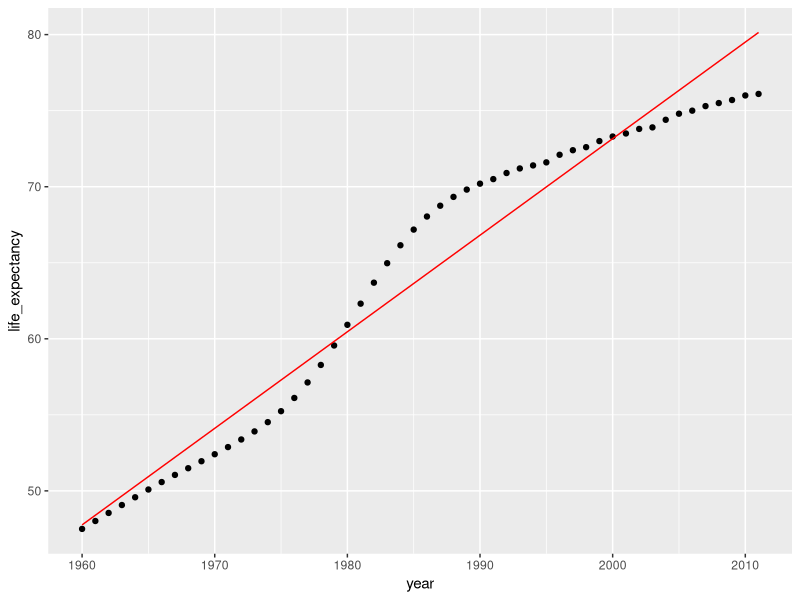
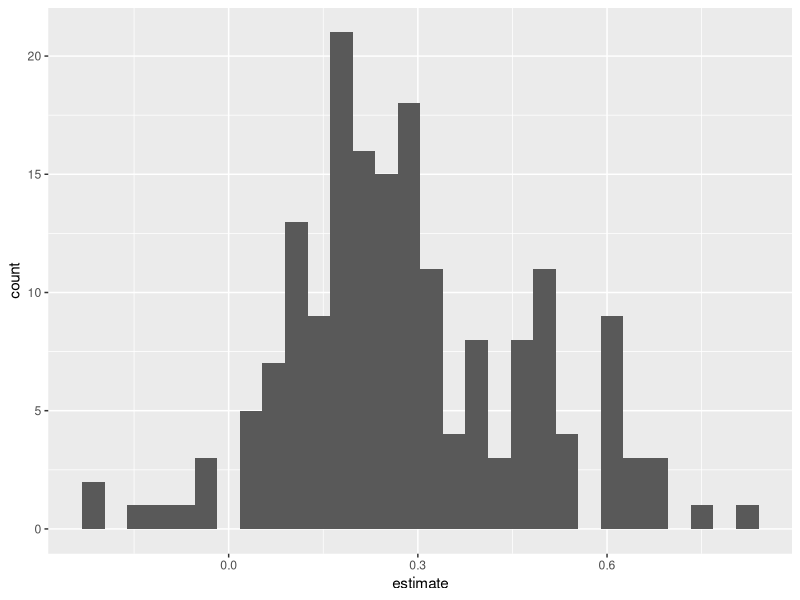
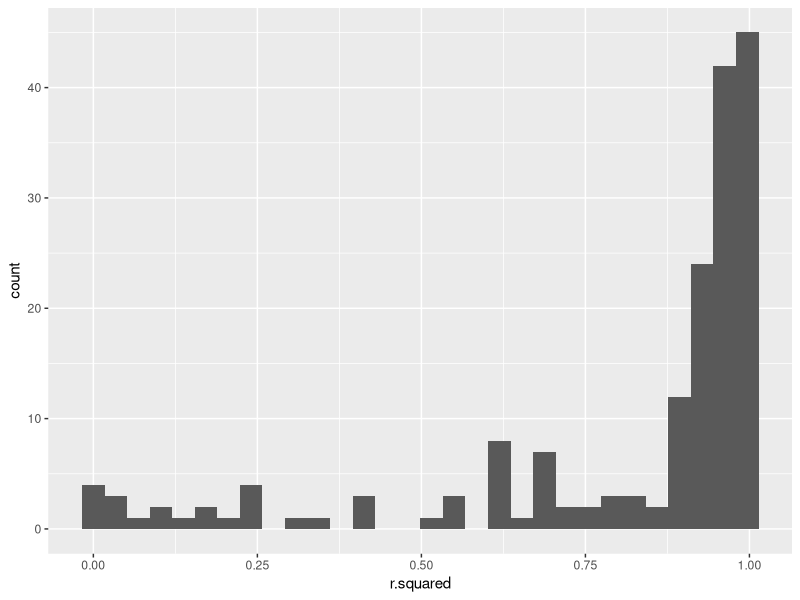
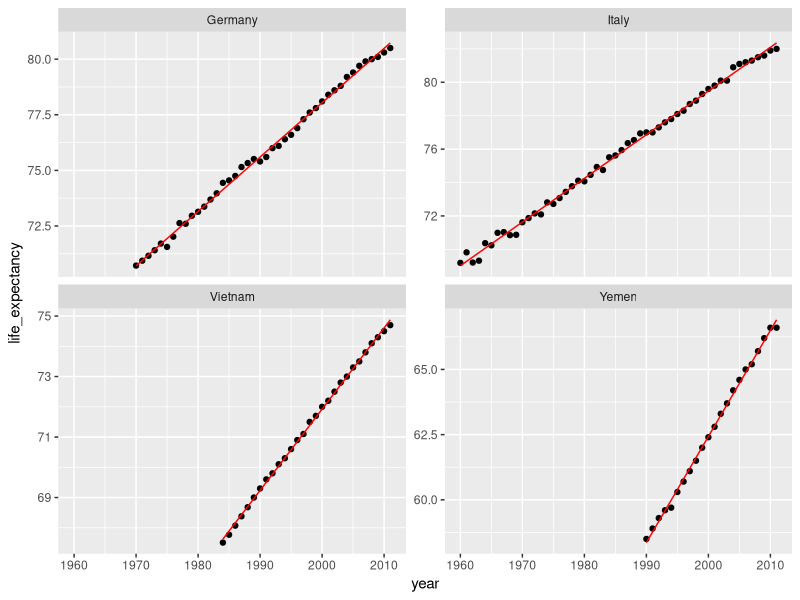
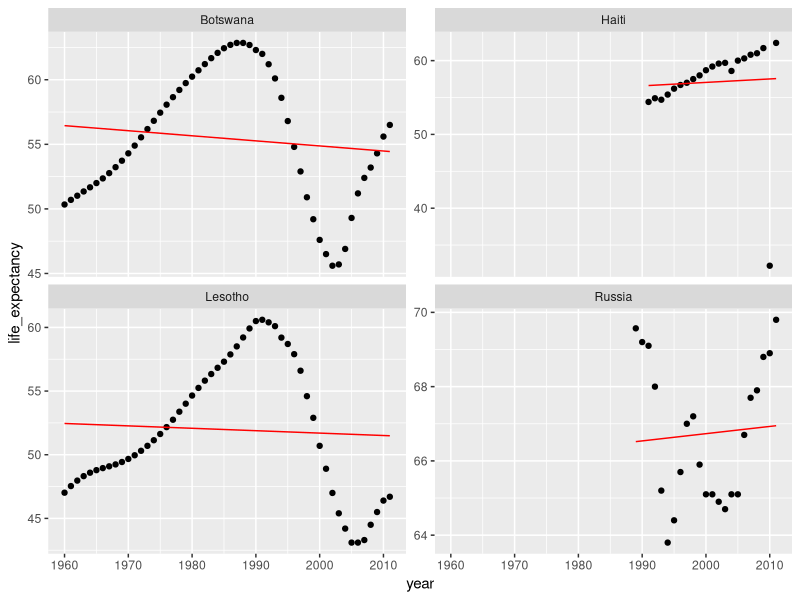

The R source for these figures, in order:
# install.packages('dslabs')
# install.packages('rsample')
# install.packages('ranger')
library(tidyverse)
library(dslabs)

setwd('C:/Users/angel/Documents/GitHub/ml-with-tidyverse')

##### foundations of tidy machine learning #####

# Explore gapminder
head(gapminder)

gapminder <- na.omit(gapminder)
# Prepare the nested dataframe gap_nested

gapminder$continent <- NULL
gapminder$region <- NULL

gap_nested <- gapminder %>% 
  group_by(country) %>% 
  nest()

# Explore gap_nested
head(gap_nested)

# Create the unnested dataframe called gap_unnnested
gap_unnested <- gap_nested %>% 
  unnest()

# Confirm that your data was not modified  
identical(gapminder, gap_unnested)

# Extract the data of Algeria
algeria_df <- gap_nested$data[[2]]
algeria_df <- na.omit(algeria_df)

# Calculate the minimum of the population vector
min(algeria_df$population)

# Calculate the maximum of the population vector
max(algeria_df$population)

# Calculate the mean of the population vector
mean(algeria_df$population)

# Calculate the mean population for each country
pop_nested <- gap_nested %>%
  mutate(mean_pop = map(data, ~mean(.x$population)))

# Take a look at pop_nested
head(pop_nested)

# Extract the mean_pop value by using unnest
pop_mean <- pop_nested %>% 
  unnest(mean_pop)

# Take a look at pop_mean
head(pop_mean)

# Calculate mean population and store result as a double
pop_mean <- gap_nested %>%
  mutate(mean_pop = map_dbl(data, ~mean(.x$population)))

# Take a look at pop_mean
head(pop_mean)

# Build a linear model for each country
gap_models <- gap_nested %>%
  mutate(model = map(data, ~lm(formula = life_expectancy~year, data = .x)))

# Extract the model for Algeria    
algeria_model <- gap_models$model[[1]]

# View the summary for the Algeria model
summary(algeria_model)

library(broom)

# Extract the coefficients of the algeria_model as a dataframe
tidy(algeria_model)

# Extract the statistics of the algeria_model as a dataframe
glance(algeria_model)

# Build the augmented dataframe
algeria_fitted <- augment(algeria_model)

# Compare the predicted values with the actual values of life expectancy
algeria_fitted %>% 
  ggplot(aes(x = year)) +
  geom_point(aes(y = life_expectancy)) + 
  geom_line(aes(y = .fitted), color = "red")

##### multiple models with broom #####

# Extract the coefficient statistics of each model into nested dataframes
model_coef_nested <- gap_models %>% 
  mutate(coef = map(model, ~tidy(.x)))

# Simplify the coef dataframes for each model    
model_coef <- model_coef_nested %>%
  unnest(coef)

# Plot a histogram of the coefficient estimates for year         
model_coef %>% 
  filter(term == "year") %>% 
  ggplot(aes(x = estimate)) +
  geom_histogram()

# Extract the fit statistics of each model into dataframes
model_perf_nested <- gap_models %>% 
  mutate(fit = map(model, ~glance(.x)))

# Simplify the fit dataframes for each model    
model_perf <- model_perf_nested %>% 
  unnest(fit)

# Look at the first six rows of model_perf
head(model_perf)

# Plot a histogram of rsquared for the 77 models    
model_perf %>% 
  ggplot(aes(x = r.squared)) + 
  geom_histogram()  

# Extract the 4 best fitting models
best_fit <- top_n(as.data.frame(model_perf), 4,  r.squared)

# Extract the 4 models with the worst fit
worst_fit <- top_n(as.data.frame(model_perf), 4,  -r.squared)

best_augmented <- best_fit %>% 
  # Build the augmented dataframe for each country model
  mutate(augmented = map(model, ~augment(.x))) %>% 
  # Expand the augmented dataframes
  unnest(augmented)

worst_augmented <- worst_fit %>% 
  # Build the augmented dataframe for each country model
  mutate(augmented = map(model, ~augment(.x))) %>% 
  # Expand the augmented dataframes
  unnest(augmented)

# Compare the predicted values with the actual values of life expectancy 
# for the top 4 best fitting models
best_augmented %>% 
  ggplot(aes(x = year)) +
  geom_point(aes(y = life_expectancy)) + 
  geom_line(aes(y = .fitted), color = "red") +
  facet_wrap(~country, scales = "free_y")

# Compare the predicted values with the actual values of life expectancy 
# for the top 4 worst fitting models
worst_augmented %>% 
  ggplot(aes(x = year)) +
  geom_point(aes(y = life_expectancy)) + 
  geom_line(aes(y = .fitted), color = "red") +
  facet_wrap(~country, scales = "free_y")

# Build a linear model for each country using all features

gap_fullmodel <- gap_nested %>% 
  mutate(model = map(data, ~lm(formula = life_expectancy ~ ., data = .x)))


fullmodel_perf <- gap_fullmodel %>% 
  # Extract the fit statistics of each model into dataframes
  mutate(fit = map(model, ~glance(.x))) %>% 
  # Simplify the fit dataframes for each model
  unnest(fit)

# View the performance for the four countries with the worst fitting 
# four simple models you looked at before
fullmodel_perf %>% 
  filter(country %in% worst_fit$country) %>% 
  select(country, adj.r.squared)

#### Build, Tune & Evaluate Regression Models ####

library(rsample)

set.seed(42)

# Prepare the initial split object
gap_split <- initial_split(gapminder, prop = 0.75)

# Extract the training dataframe
training_data <- training(gap_split)

# Extract the testing dataframe
testing_data <- testing(gap_split)

# Calculate the dimensions of both training_data and testing_data
dim(training_data)
dim(testing_data)

set.seed(42)

# Prepare the dataframe containing the cross validation partitions
cv_split <- vfold_cv(training_data, v = 5)

cv_data <- cv_split %>% 
  mutate(
    # Extract the train dataframe for each split
    train = map(splits, ~training(.x)), 
    # Extract the validate dataframe for each split
    validate = map(splits, ~testing(.x))
  )

# Use head() to preview cv_data
head(cv_data)

# Build a model using the train data for each fold of the cross validation
cv_models_lm <- cv_data %>% 
  mutate(model = map(train, ~lm(formula = life_expectancy ~ ., data = .x)))

cv_prep_lm <- cv_models_lm %>% 
  mutate(
    # Extract the recorded life expectancy for the records in the validate dataframes
    validate_actual = map(validate, ~.x$life_expectancy),
    # Predict life expectancy for each validate set using its corresponding model
    validate_predicted = map2(.x = model, .y = validate, ~predict(.x, .y))
  )

library(Metrics)
# Calculate the mean absolute error for each validate fold       
cv_eval_lm <- cv_prep_lm %>% 
  mutate(validate_mae = map2_dbl(validate_actual, validate_predicted, ~mae(actual = .x, predicted = .y)))

# Print the validate_mae column
cv_eval_lm$validate_mae

# Calculate the mean of validate_mae column
mean(cv_eval_lm$validate_mae)

library(ranger)

# Build a random forest model for each fold
cv_models_rf <- cv_data %>% 
  mutate(model = map(train, ~ranger(formula = life_expectancy ~., data = .x,
                                    num.trees = 100, seed = 42)))

# Generate predictions using the random forest model
cv_prep_rf <- cv_models_rf %>% 
  mutate(# Extract the recorded life expectancy for the records in the validate dataframes
    validate_actual = map(validate, ~.x$life_expectancy),
    validate_predicted = map2(.x = model, .y = validate, ~predict(.x, .y)$predictions))

# Calculate validate MAE for each fold
cv_eval_rf <- cv_prep_rf %>% 
  mutate(validate_mae = map2_dbl(validate_actual, validate_predicted, ~mae(actual = .x, predicted = .y)))

# Print the validate_mae column
print(cv_eval_rf$validate_mae)

# Calculate the mean of validate_mae column
mean(cv_eval_rf$validate_mae)

# Prepare for tuning your cross validation folds by varying mtry
cv_tune <- cv_data %>% 
  crossing(mtry = 2:5) 

# Build a model for each fold & mtry combination
cv_model_tunerf <- cv_tune %>% 
  mutate(model = map2(.x = train, .y = mtry, ~ranger(formula = life_expectancy~., 
                                                     data = .x, mtry = .y, 
                                                     num.trees = 100, seed = 42)))

# Generate validate predictions for each model
cv_prep_tunerf <- cv_model_tunerf %>% 
  mutate(# Extract the recorded life expectancy for the records in the validate dataframes
    validate_actual = map(validate, ~.x$life_expectancy),
    validate_predicted = map2(.x = model, .y = validate, ~predict(.x, .y)$predictions))

# Calculate validate MAE for each fold and mtry combination
cv_eval_tunerf <- cv_prep_tunerf %>% 
  mutate(validate_mae = map2_dbl(.x = validate_actual, .y = validate_predicted, ~mae(actual = .x, predicted = .y)))

# Calculate the mean validate_mae for each mtry used  
cv_eval_tunerf %>% 
  group_by(mtry) %>% 
  summarise(mean_mae = mean(validate_mae))

# Build the model using all training data and the best performing parameter
best_model <- ranger(formula = life_expectancy ~ ., data = training_data,
                     mtry = 2, num.trees = 100, seed = 42)

# Prepare the test_actual vector
test_actual <- testing_data$life_expectancy

# Predict life_expectancy for the testing_data
test_predicted <- predict(best_model, testing_data)$predictions

# Calculate the test MAE
mae(test_actual, test_predicted)

##### Build, Tune & Evaluate Classification Models #####
